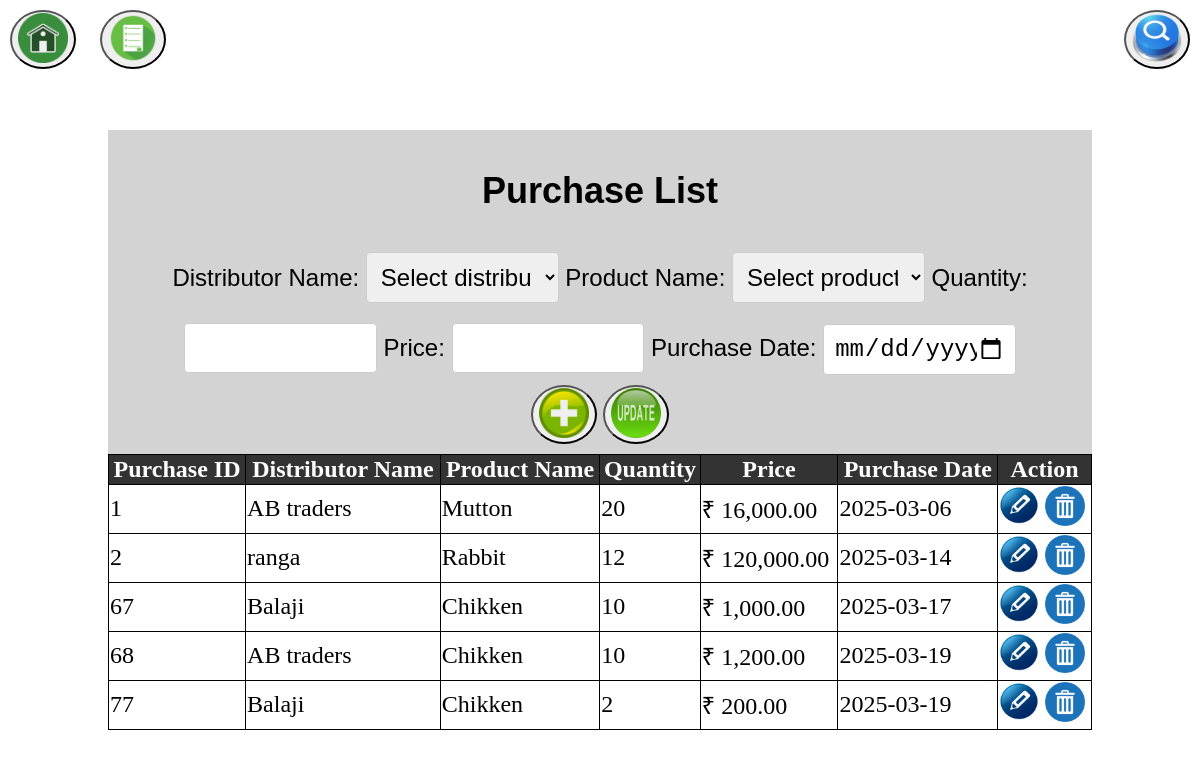
Before: /Admin/purchase.php with the older database file.
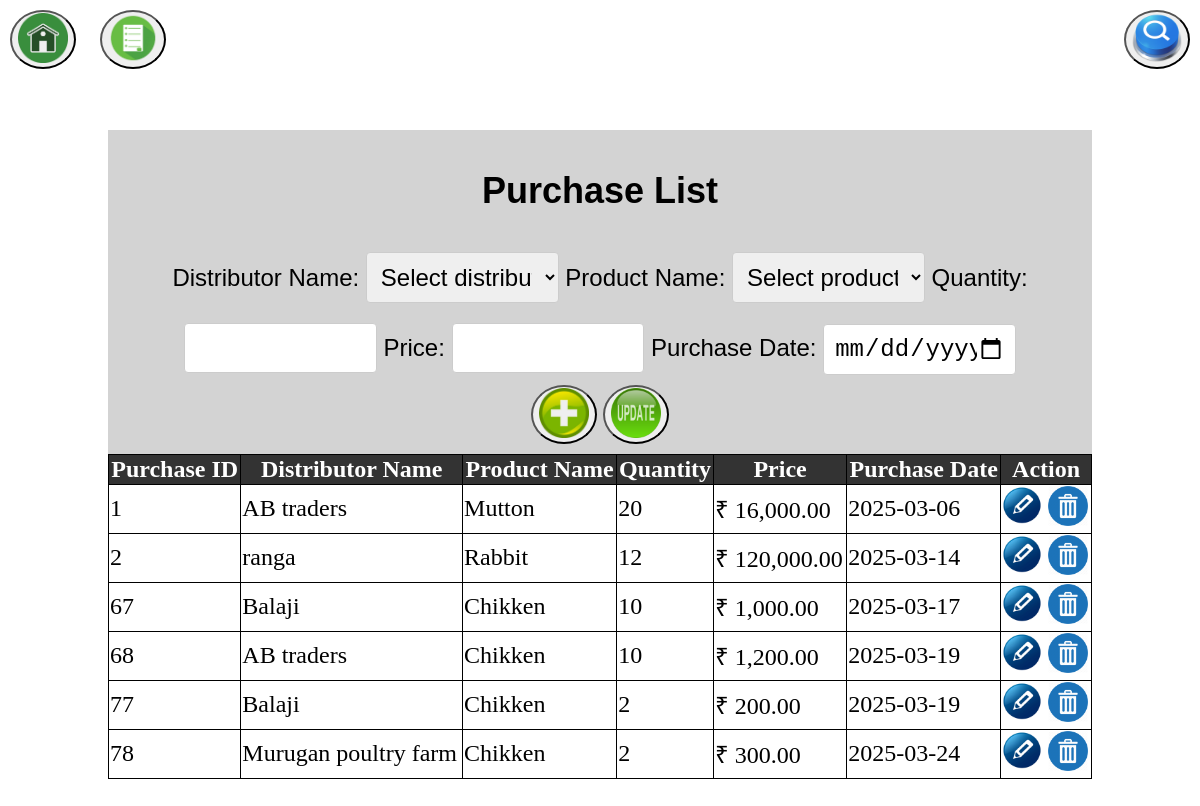
After: the same page with the newer database file.
### tables this page shows
CREATE TABLE `purchases` (
  `purchase_id` int(10) NOT NULL,
  `distributor_name` varchar(30) NOT NULL,
  `product_name` varchar(30) NOT NULL,
  `product_quantity` int(10) NOT NULL,
  `purchase_date` date NOT NULL,
  `price` float NOT NULL
);

### Admin/purchase.php (the view, shortened to what this page needs)
<!DOCTYPE html>
<html lang="en">
<head>
</head>
<body>
<div style="position: fixed; top: 10px; left: 10px;">
    <button>
    <a href="dash.php">
        <img src="image/home_icon.png" alt="Home" style="width: 50px; height: 50px;">
    </a>
    </button>
</div>
<div style="position: fixed; top: 10px; left: 100px;">
    <button>
    <a href="purchase_list.php">
        <img src="image/product_list_icon.png" alt="Purchase List" style="width: 50px; height: 50px;">
    </a>
    </button>
</div>
<div style="position: fixed; top: 10px; right: 10px;">
    <button id="searchPurchaseBtn" style="border-radius: 50%;">
        <img src="image/search_icon.png" alt="Search" style="width: 50px; height: 50px;">
    </button>
</div>
<div class="container">
    <div class="header" style="font-size: 24px; background-color: lightgray; padding: 10px; text-align: center;">
        <h2>Purchase List</h2>
        <form method="POST">
            <label>Distributor Name:</label>
            <select name="distributor_name" id="distributor_name_input" required>
                <option value="">Select distributor</option>
            </select>
            <label>Product Name:</label>
            <select name="product_name" id="product_name_input" required>
                <option value="">Select product</option>
            </select>
            <label>Quantity:</label>
            <input type="number" name="product_quantity" id="product_quantity_input" required>
            <label>Price:</label>
            <input type="number" name="price" id="price_input" step="0.01" required>
            <label>Purchase Date:</label>
            <input type="date" name="purchase_date" id="purchase_date_input" required>
            <br>
            <button type="submit" name="add" style="border-radius: 50%;"><img src="image/add_icon.png" alt="Add" style="width: 50px; height: 50px;"></button>
            <button type="submit" name="update" style="border-radius: 50%;"><img src="image/update_icon.png" alt="Update" style="width: 50px; height: 50px;"></button>
        </form>
    </div>
    <table border="1">
        <tr>
            <th>Purchase ID</th>
            <th>Distributor Name</th>
            <th>Product Name</th>
            <th>Quantity</th>
            <th>Price</th>
            <th>Purchase Date</th>
            <th>Action</th>
        </tr>
        <?php
        include 'db.php';
        $sql = "SELECT * FROM purchases";
        $result = $conn->query($sql);
        while ($row = $result->fetch_assoc()): ?>
        <tr>
            <td><?= $row['purchase_id'] ?></td>
            <td><?= $row['distributor_name'] ?></td>
            <td><?= $row['product_name'] ?></td>
            <td><?= $row['product_quantity'] ?></td>
            <td>&#8377; <?= number_format($row['price'], 2) ?></td>
            <td><?= $row['purchase_date'] ?></td>
            <td>
                <img src="image/edit_icon.png" alt="Edit" style="width: 40px; height: 40px;" onclick="editPurchase(<?= $row['purchase_id'] ?>, '<?= $row['distributor_name'] ?>', '<?= $row['product_name'] ?>', <?= $row['product_quantity'] ?>, <?= $row['price'] ?>, '<?= $row['purchase_date'] ?>')">
                <a href="?delete=<?= $row['purchase_id'] ?>" onclick="return confirm('Are you sure?')"><img src="image/delete_icon.png" style="width: 40px; height: 40px;" alt="Delete"></a>
            </td>
        </tr>
        <?php endwhile; ?>
    </table>
</div>
</body>
</html>

Changed rows visible on the page:
added purchases: purchase_id "78", distributor_name "Murugan poultry farm", product_name "Chikken", product_quantity "2", price "300.00", purchase_date "2025-03-24"
